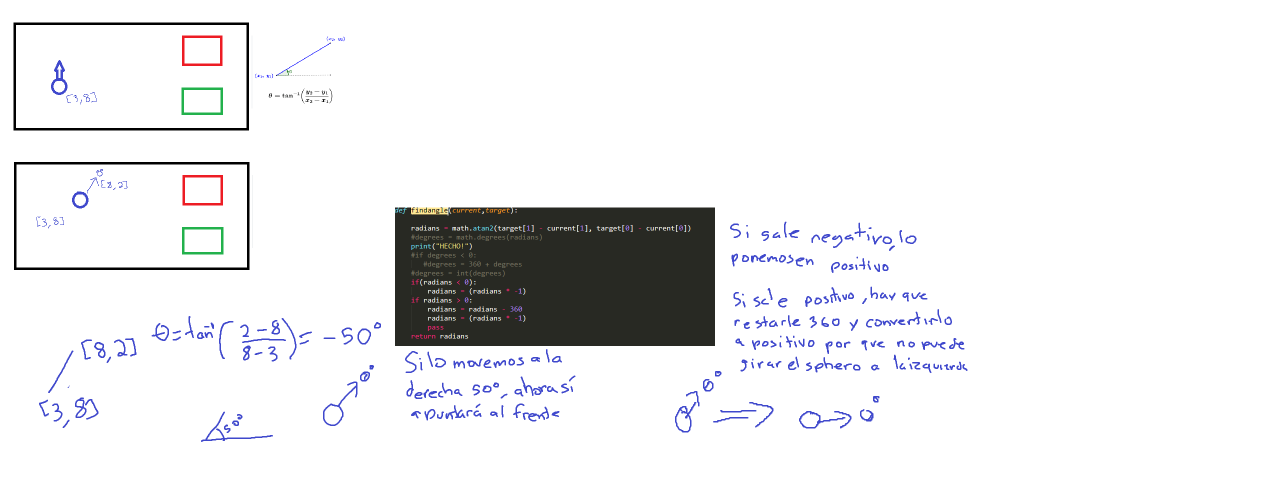
#> input picture SpheroExplicación.png, 2524 x 976 px, given in place of the camera (shown at 1/2 size)
$ python PruebaColores.py
#> lines starting #> are read from the running program, lines starting #| are printed output that depends on the picture; after the words box and inside, x2 and y2 are one past the last pixel; in counts of white or black regions, pixels touching at a corner belong together
import cv2
import time
import numpy as np

def ColorTracking():
    cap = cv2.VideoCapture(1) #inicializar camara computadora
    centers = np.empty #Crear matriz para
    while True:

        #primer argumento es un valor booleano, devuelve True si el marco de lectura es correcto y si el archivo se lee hasta el final, su valor de retorno es False.
        #obtener el frame actual
        _, img = cap.read()
#> img is the input picture: shape (976, 2524, 3); mean B, G, R 237.1, 235.9, 235.8

        #cambiar dimensiones de la imagen
        img = cv2.resize(img, (1240, 720))
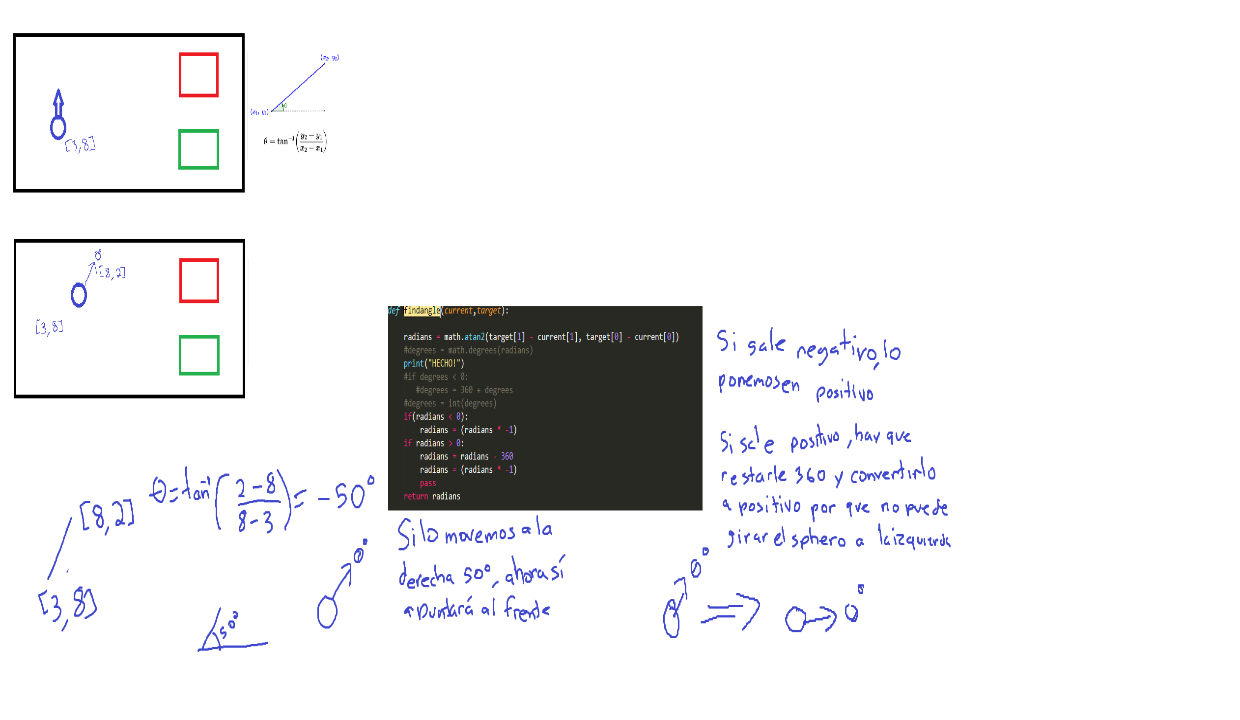
#> img: shape (720, 1240, 3); mean B, G, R 237, 235.9, 235.8

        #Covertir el frame de imagen en BGR(RGB) a HSV(hue-saturaton-value)
        hsvFrame = cv2.cvtColor(img, cv2.COLOR_BGR2HSV)
#> hsvFrame: shape (720, 1240, 3); mean H, S, V 5.4, 5.7, 238

        # Rango para el color rojo
        #red_l = np.array([3, 50, 50], np.uint8)
        #red_u = np.array([10, 255, 255], np.uint8)
        #red_m = cv2.inRange(hsvFrame, red_l, red_u)

        # Rango para color rojo con mucha luz
        red_l = np.array([3, 108, 195], np.uint8)
        red_u = np.array([6, 173, 255], np.uint8)
        red_m = cv2.inRange(hsvFrame, red_l, red_u)
#> red_m: shape (720, 1240); every value is 0


        # Rango para el color verde
        green_l = np.array([82, 64, 63], np.uint8)
        green_u = np.array([90, 104, 255], np.uint8)
        green_m = cv2.inRange(hsvFrame, green_l, green_u)
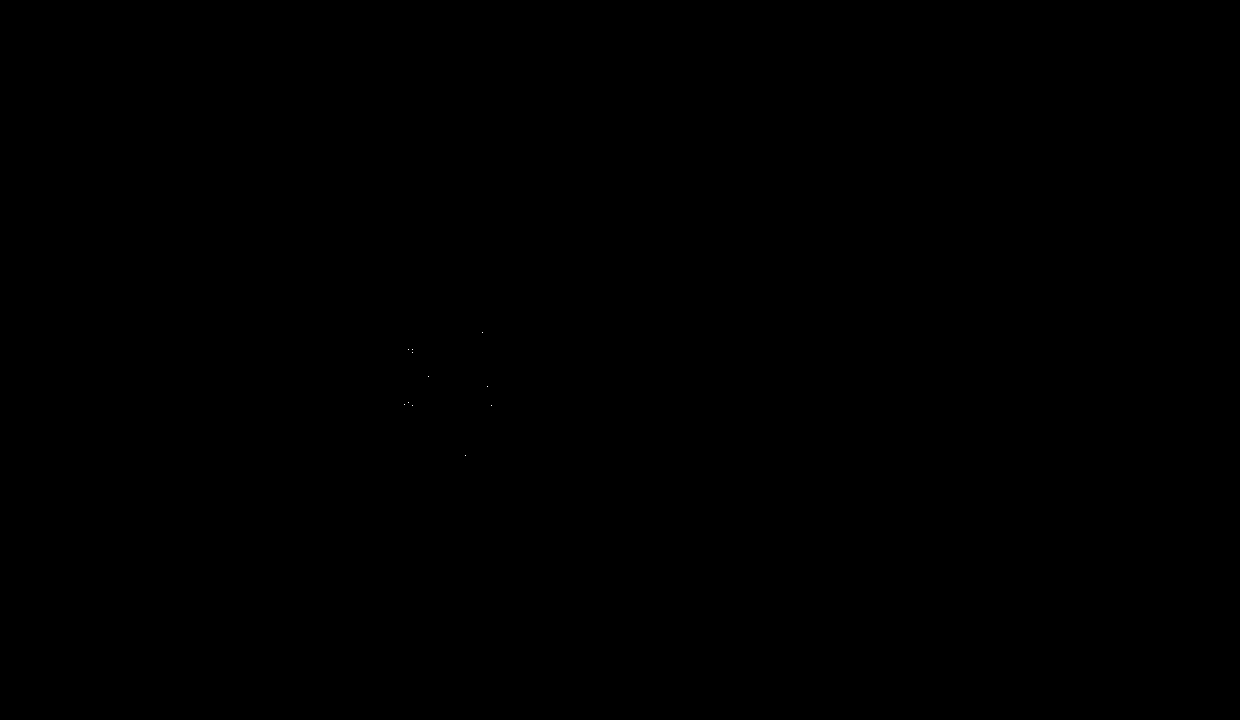
#> green_m: shape (720, 1240); 0% white in thin lines or dots, all inside (x1, y1, x2, y2) = (404, 332, 492, 456)

        # Rango para el color azul
        blue_l = np.array([100, 125, 125], np.uint8)
        blue_u = np.array([105, 255, 255], np.uint8)
        blue_m = cv2.inRange(hsvFrame, blue_l, blue_u)
#> blue_m: shape (720, 1240); 0.01% white in thin lines or dots, all inside (x1, y1, x2, y2) = (388, 307, 661, 499)


        # Morphological Transform, Dilation para cada color
        kernal = np.ones((5, 5), "uint8")

        # Para el color rojo
        red_m = cv2.dilate(red_m, kernal)
        res_red = cv2.bitwise_and(img, img, mask = red_m)
#> res_red: shape (720, 1240, 3); every value is 0

        # Para el color verde
        green_m = cv2.dilate(green_m, kernal)
#> green_m: shape (720, 1240); 0.03% white; 7 white regions, largest, box (x1, y1, x2, y2) and area: (402, 400, 415, 408) 70, (406, 347, 415, 355) 60, (480, 330, 485, 335) 25
        res_green = cv2.bitwise_and(img, img, mask = green_m)

        # Para el color azul
        blue_m = cv2.dilate(blue_m, kernal)
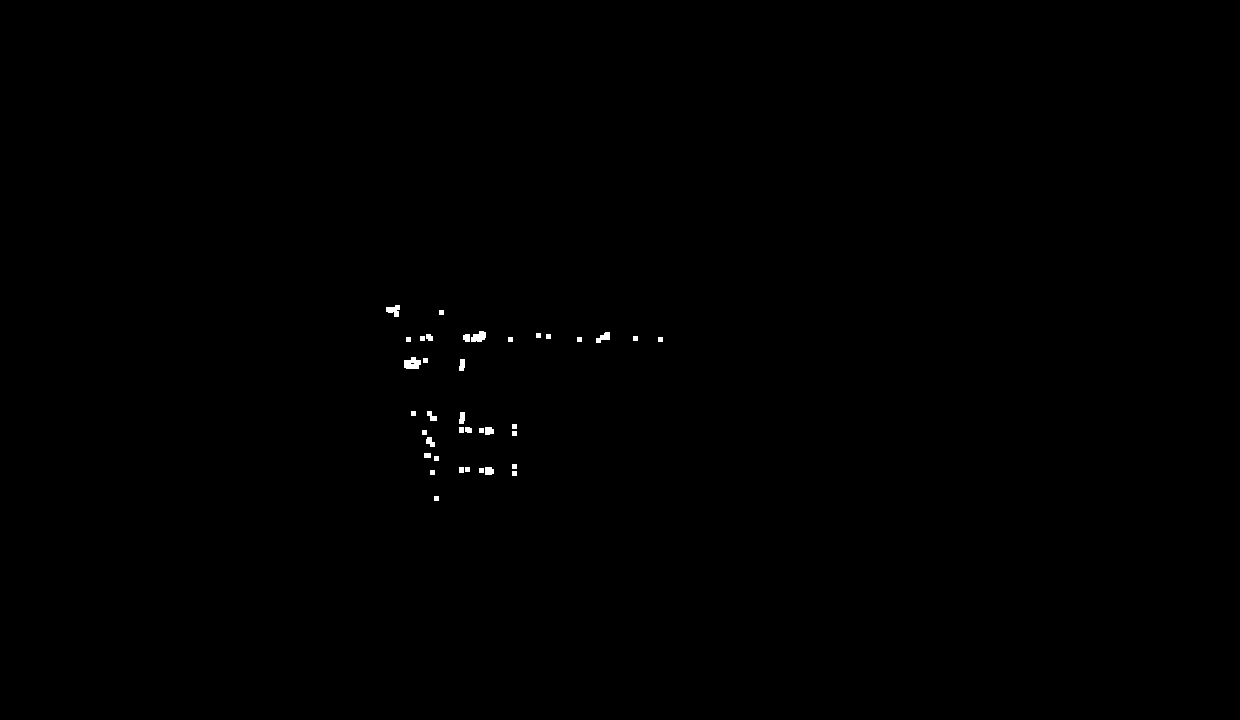
#> blue_m: shape (720, 1240); 0.18% white; 38 white regions
        res_blue = cv2.bitwise_and(img, img, mask = blue_m)


        # Crear contorno para trackear el color rojo
        cont, hierarchy = cv2.findContours(red_m,
                                            cv2.RETR_TREE,
                                            cv2.CHAIN_APPROX_SIMPLE)
#> cont = []

        for pic, cont in enumerate(cont):
            area = cv2.contourArea(cont)
            if(area > 300):
                x, y, w, h =cv2.boundingRect(cont)
                img = cv2.rectangle(img, (x, y),
                                    (x + w, y + h),
                                    (0, 0, 255), 2)


                cv2.putText(img, "Color Rojo", (x, y),
                            cv2.FONT_HERSHEY_SIMPLEX, 1.0,
                            (0, 0, 255))
#> this loop made 0 passes


        # Crear contorno para trackear el color verde
        cont, hierarchy = cv2.findContours(green_m,
                                            cv2.RETR_TREE,
                                            cv2.CHAIN_APPROX_SIMPLE)
#> cont = 7 contours, 5 with area under 20; largest, box (x1, y1, x2, y2) and area: (402, 400, 415, 408) 50, (406, 347, 415, 355) 44
        for pic, cont in enumerate(cont):
            area = cv2.contourArea(cont)
            if(area > 300):
                x, y, w, h =cv2.boundingRect(cont)
                img = cv2.rectangle(img, (x, y),
                                    (x + w, y + h),
                                    (0, 255, 0), 2)


                cv2.putText(img, "Color Verde", (x, y),
                            cv2.FONT_HERSHEY_SIMPLEX, 1.0,
                            (0, 0, 255))
#> this loop made 7 passes
#> area on passes 3, 6: 50, 44.5

        # Crear contorno para trackear el color azul
        cont, hierarchy = cv2.findContours(blue_m,
                                            cv2.RETR_TREE,
                                            cv2.CHAIN_APPROX_SIMPLE)
#> cont = 39 contours, 23 with area under 20; largest, box (x1, y1, x2, y2) and area: (404, 357, 421, 369) 132, (471, 331, 486, 342) 100, (386, 305, 400, 317) 81, (596, 332, 610, 343) 68, (485, 467, 494, 475) 51

        for pic, cont in enumerate(cont):
            area = cv2.contourArea(cont)
            if(area > 300):
                x, y, w, h =cv2.boundingRect(cont)
                img = cv2.rectangle(img, (x, y),
                                    (x + w, y + h),
                                    (255, 0, 0), 2)

                cv2.putText(img, "Color Azul", (x, y),
                            cv2.FONT_HERSHEY_SIMPLEX, 1.0,
                            (0, 0, 255))
#> this loop made 39 passes
#> area on passes 5, 11, 15, 16, 19, 20, 22, 24, 33, 34, 36, 37: 51, 44.5, 49, 27, 46, 42, 46, 132, 37, 29, 68, 99.5
#> (cont, area) on passes 7, 10, 17: ([[459, 467], [459, 472], [463, 472], [463, 467]], 20), ([[424, 453], [424, 457], [430, 457], [430, 453]], 24), ([[459, 427], [459, 432], [463, 432], [463, 427]], 20)


        cv2.imshow("Output", img)
        #cv2.imshow("Red Mask", red_m)
        if cv2.waitKey(10) & 0xFF == ord('q'):
#> (key q is pressed here)
            cap.release()
            cv2.destroyAllWindows()
            break


#def PathTracking():


# Codigo
ColorTracking()
